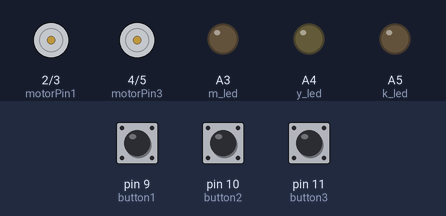
A sketch run on a simulated Arduino Uno, built with avr-gcc and run on an emulated ATmega328P. On the bench: motor-driver pin pairs drawn as motors (green arrow = first pin HIGH = forward, orange = second pin HIGH = backward, longer = more drive), output pins drawn as LEDs (lit = HIGH). The inputs (shaded band) are chosen by the test bench; at power-on: pin 9 (button1) HIGH, pin 10 (button2) HIGH, pin 11 (button3) HIGH. What the sketch prints to the serial monitor is not drawn.

Above: at 1.2 s.
1.3 s: pin 9 (button1) pulled LOW for 0.15 s
At 2.5 s:
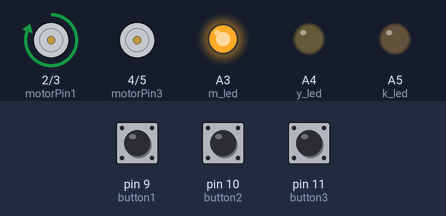
2.9 s: pin 10 (button2) pulled LOW for 0.15 s
At 3.9 s:
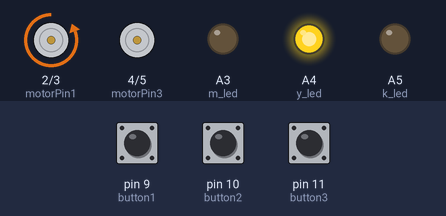
4.5 s: pin 11 (button3) pulled LOW for 0.15 s
At 5.7 s:
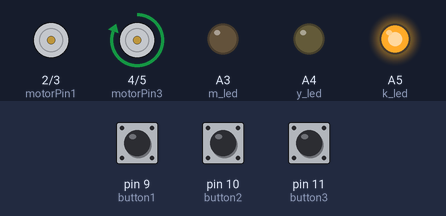
6.1 s: pin 9 (button1) pulled LOW for 1 s
At 7.2 s:
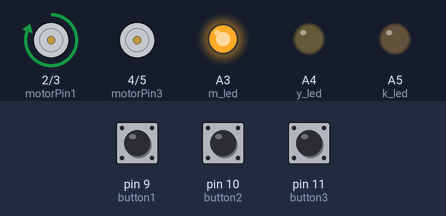
8.6 s: pin 10 (button2) pulled LOW for 1 s
At 9.1 s:
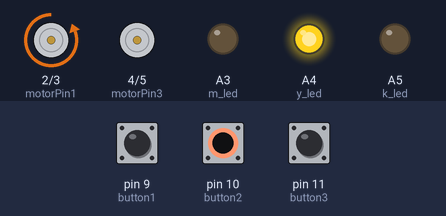
11.1 s: pin 10 (button2) driven LOW and pin 11 (button3) driven LOW
At 12.2 s:
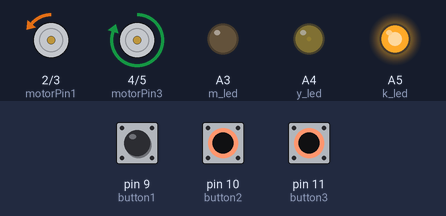
Timing chart, 0 to 13.6 s (numbered marks = the images above; inputs shaded):
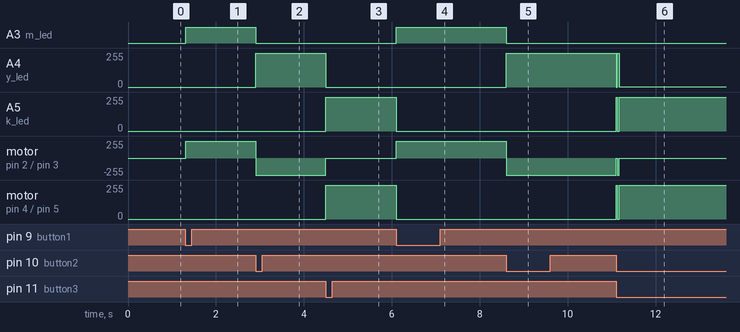

The sketch:

sketch_mar13c.ino
```cpp
int button1 = 9;
int button2 = 10;
int button3 = 11;
const int motorPin1 = 2;
const int motorPin2 = 3;
const int motorPin3 = 4;
const int motorPin4 = 5;

const int k_led = A5;
const int y_led = A4;
const int m_led = A3;


int bekleme = 2;

int buttondurum1;
int buttondurum2;
int buttondurum3;
void setup() {
 pinMode(2,OUTPUT);
 pinMode(3,OUTPUT);
 pinMode(4,OUTPUT);
 pinMode(5,OUTPUT);

 pinMode(9,INPUT);
 pinMode(10,INPUT);
 pinMode(11,INPUT);
Serial.begin(9600);


pinMode(k_led,OUTPUT);
pinMode(y_led,OUTPUT);
pinMode(m_led,OUTPUT);

}

void loop() {
Serial.println(buttondurum1 );
  Serial.println(buttondurum2 );
  Serial.println(buttondurum3 );
 buttondurum1 = digitalRead(button1);
 buttondurum2 = digitalRead(button2);
 buttondurum3 = digitalRead(button3);

if(buttondurum1 == 0)
{
 digitalWrite(motorPin1, HIGH);
digitalWrite(motorPin2, LOW);
digitalWrite(motorPin3, LOW);
digitalWrite(motorPin4, LOW);


 //kırmızı
 digitalWrite(k_led,LOW);
 digitalWrite(m_led,HIGH);
 digitalWrite(y_led,LOW);

}
if(buttondurum2 == 0)
{
 digitalWrite(motorPin1, LOW);
digitalWrite(motorPin2, HIGH);
digitalWrite(motorPin3, LOW);
digitalWrite(motorPin4, LOW);

//yeşil
 digitalWrite(k_led,LOW);
digitalWrite(m_led,LOW);
digitalWrite(y_led,HIGH);

}
if(buttondurum3 == 0)
{
 digitalWrite(motorPin1, LOW);
digitalWrite(motorPin2, LOW);
digitalWrite(motorPin3, HIGH);
digitalWrite(motorPin4, LOW);

 //mavi
 digitalWrite(k_led,HIGH);
 digitalWrite(m_led,LOW);
 digitalWrite(y_led,LOW);

}

}
```

Measured:
- after the input at 1.3 s, A3 (m_led): LOW → HIGH at once; motor on pin 2 (motorPin1) / pin 3 (motorPin2): stopped → forward 255/255 at once
- after the input at 2.9 s, A3 (m_led): HIGH → LOW at once; A4 (y_led): 0/255 → 255/255 at once; motor on pin 2 (motorPin1) / pin 3 (motorPin2): forward 255/255 → backward 255/255 at once
- after the input at 4.5 s, A4 (y_led): 255/255 → 0/255 at once; A5 (k_led): 0/255 → 255/255 at once; motor on pin 2 (motorPin1) / pin 3 (motorPin2): backward 255/255 → stopped at once; motor on pin 4 (motorPin3) / pin 5 (motorPin4): stopped → forward 255/255 at once
- after the input at 6.1 s, A3 (m_led): LOW → HIGH at once; A5 (k_led): 255/255 → 0/255 at once; motor on pin 2 (motorPin1) / pin 3 (motorPin2): stopped → forward 255/255 at once; motor on pin 4 (motorPin3) / pin 5 (motorPin4): forward 255/255 → stopped at once
- after the input at 8.6 s, A3 (m_led): HIGH → LOW at once; A4 (y_led): 0/255 → 255/255 at once; motor on pin 2 (motorPin1) / pin 3 (motorPin2): forward 255/255 → backward 255/255 at once
- after the input at 11.1 s, A4 (y_led): 255/255 → 1/255 at once; A5 (k_led): 0/255 → 254/255 at once; motor on pin 2 (motorPin1) / pin 3 (motorPin2): backward 255/255 → backward 1/255 at once; motor on pin 4 (motorPin3) / pin 5 (motorPin4): stopped → forward 254/255 at once
